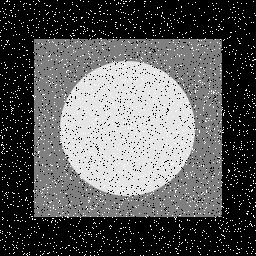
#> input picture 32. filters/Inputs/image_noisy.png, 256 x 256 px
$ python 3.median_filter.py
#> lines starting #> are read from the running program, lines starting #| are printed output that depends on the picture
import cv2
import numpy as np

img1 = cv2.imread("Inputs/xray_noisy.png", 0)
img2 = cv2.imread("Inputs/board_noisy.png", 0)
img3 = cv2.imread("Inputs/image_noisy.png", 0)
#> img3 is the input picture: shape (256, 256); min 0, max 255, mean 90.9
img4 = cv2.imread("Inputs/balloons_noisy.png")
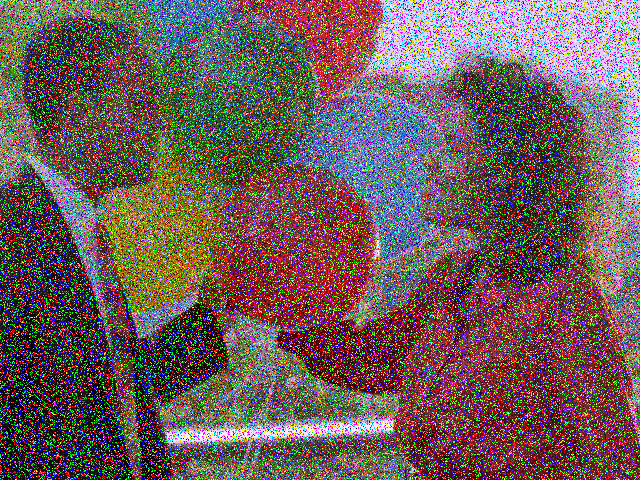
#> input picture 32. filters/Inputs/balloons_noisy.png, 640 x 480 px
#> img4 is the input picture: shape (480, 640, 3); mean B, G, R 89.9, 92, 109.1
img5 = cv2.imread("Inputs/Medianfilterp.png", 0)
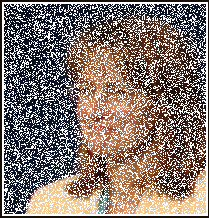
#> input picture 32. filters/Inputs/Medianfilterp.png, 209 x 218 px
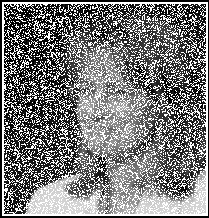
#> img5: shape (218, 209); min 0, max 255, mean 123.3
img6 = cv2.imread("Inputs/5.png", 0)
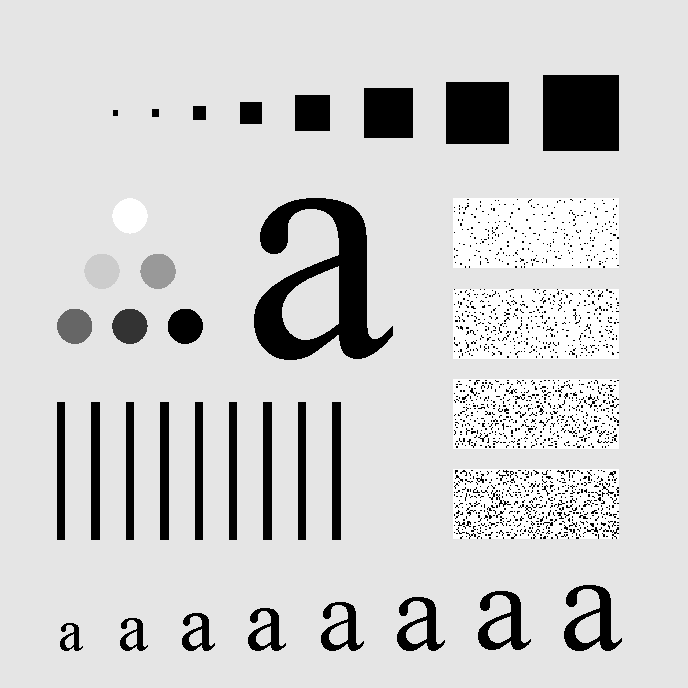
#> input picture 32. filters/Inputs/5.png, 688 x 688 px
#> img6 is the input picture: shape (688, 688); min 0, max 255, mean 207.3


#> (the run stopped early here; a loop or call above may not have finished)
